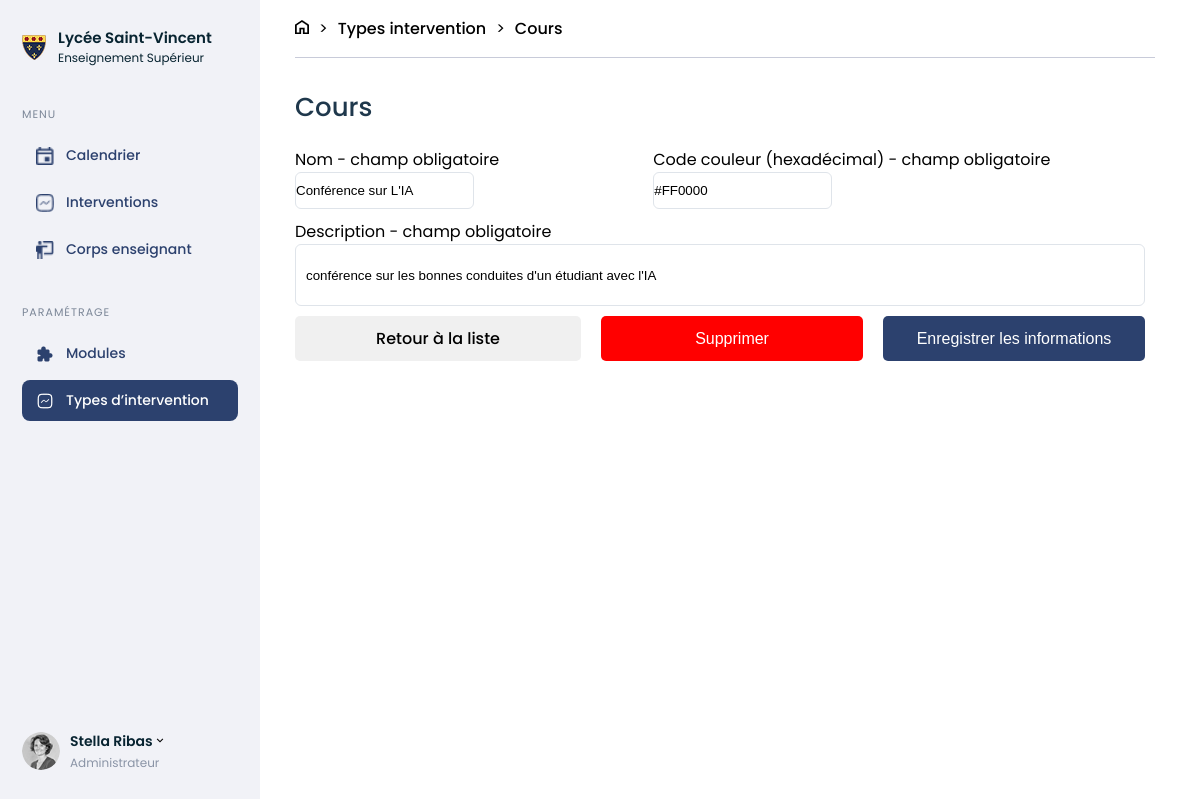
Page /fiche_intervention.php?id=3 (signed in) on the earlier database version.
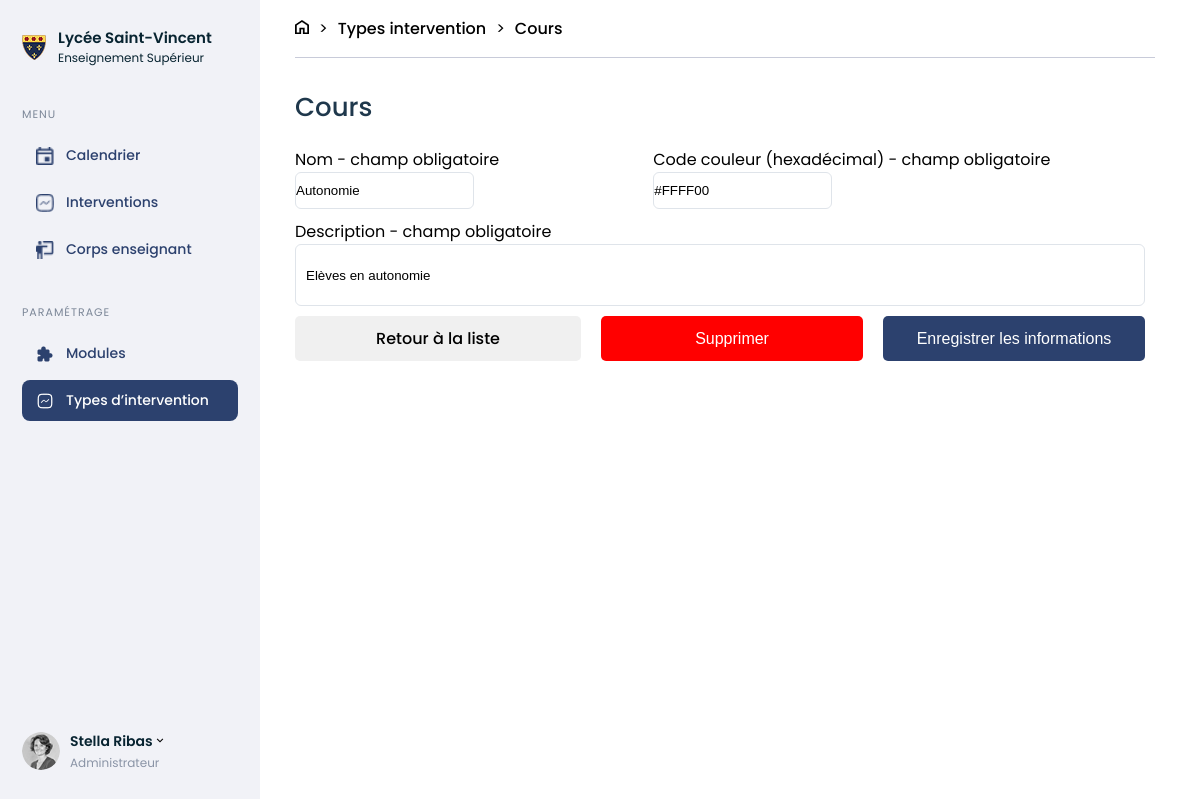
Same page on the later database version.
### tables this page shows
CREATE TABLE IF NOT EXISTS `intervention_type` (
  `id` int NOT NULL AUTO_INCREMENT,
  `name` varchar(255) NOT NULL,
  `description` text NOT NULL,
  `color` varchar(20) NOT NULL,
  PRIMARY KEY (`id`)
);

### database/User_database.php (called while the page is built, shortened)
<?php
function infos_intervention_type($con, $id){
    $requete = $con->prepare("SELECT name, description, color FROM intervention_type WHERE id=:id");
    $requete->bindParam(':id', $id);
    $requete->execute();
    $contenu = $requete->fetchAll(\PDO::FETCH_ASSOC);
    return $contenu[0];
}

### public/fiche_intervention.php (the view, shortened to what this page needs)
<?php
require_once 'inclus/connexion.php';
require_once '../database/User_database.php';
require_once 'inclus/Header.php';
$active='types';?>
<body>
    <nav>
        <?php require_once('inclus/menu_gestion_licence.php'); ?>
    </nav>
    <section class="intervention-type page">
        <div class="breadcrumb">
            <a href="calendrier.php"><img src="assets/home.png" alt=""></a>
            <p>></p>
            <a href="type_intervention.php">Types intervention</a>
            <p>></p>
            <a href="#">Cours</a>
        </div>
    <?php
    if (isset($_GET['id'])) {
        $id = htmlspecialchars($_GET['id']);
        $contenu = infos_intervention_type($con, $id);
    }
    ?>
    <section class="intervention_sheet">
        <h3>Cours</h3>
        <form action="" method="post">
            <div class="form-align">
                <div>
                    <label for="" name="name" require>Nom - champ obligatoire</label>
                    <input type="text" name="name" value="<?php echo $contenu['name']?>">
                </div>
                <div>
                    <label for="" name="color" require>Code couleur (hexadécimal) - champ obligatoire</label>
                    <input type="text" name="color" value="<?php echo $contenu['color']?>">
                </div>
            </div>
            <div class="desc_form_update">
                <label for="" name="description" require>Description - champ obligatoire</label>
                <input class="input_desc" type="text" name="description" value="<?php echo $contenu['description']?>">
            </div>
            <div class="button-intervention">
                <a href="type_intervention.php" class="grey-button selection">Retour à la liste</a>
                <button type="button" command="show-modal" commandfor="supp" class="red-button selection">Supprimer</button>
                <button type="submit" class="blue-button selection">Enregistrer les informations</button>
            </div>
        </form>
    </section>
</body>
</html>

Differences in the rows shown:
changed intervention_type: name "Conférence sur L'IA" → "Autonomie"; color "#FF0000" → "#FFFF00"; description "conférence sur les bonnes conduites d'un étudiant avec l'IA" → "Elèves en autonomie"
